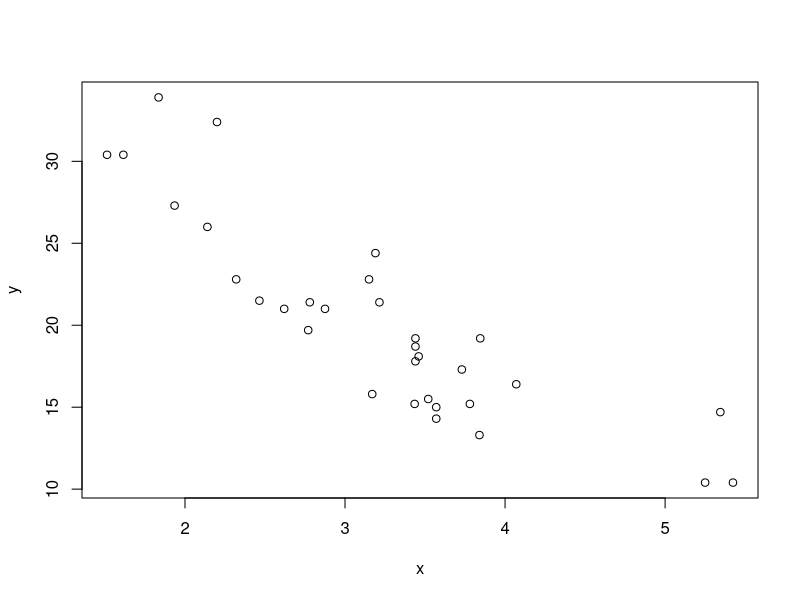
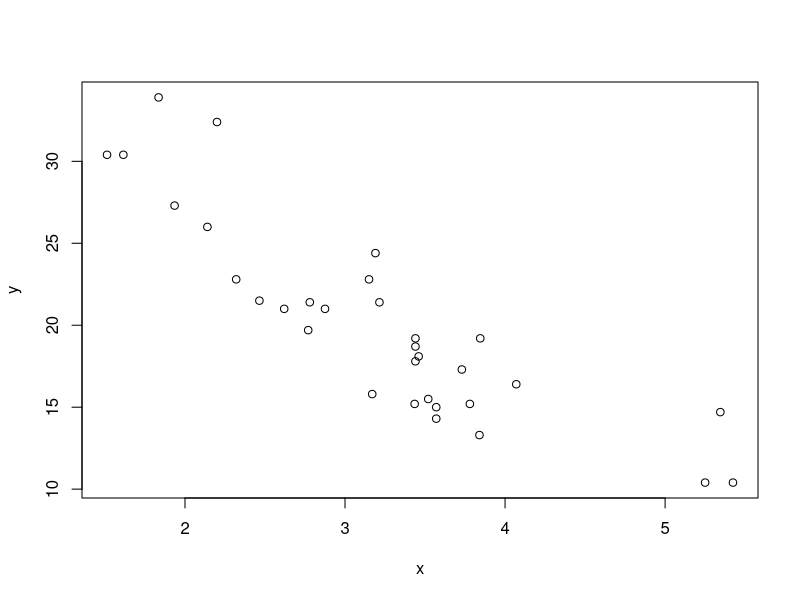

Source code (R) for these figures, in order:
## ---- chunk 1
#| echo: fenced

# Code R

1+1
## ---- chunk 2
#| echo: true
#| lst-label: lst-code
#| lst-cap: "Calcul moyenne"

val = c(10,15,5,2,12,7)
moy = mean(val)
## ---- chunk 3
#| label: "fig-scatter_cars"
#| fig-cap: "**Position top du titre défini dans le `yaml`**"
#| echo: false

data("mtcars")
x <- mtcars$wt
y <- mtcars$mpg
plot(x, y)
## ---- chunk 4
#| label: "tbl-mtcars_df"
#| echo: false
#| tbl-cap: "Base voitures"

data("mtcars")
knitr:: kable(head(mtcars[, 1:4]))
## ---- chunk 5
#| code-fold: true

1+1
## ---- chunk 6
#| code-fold: show

1+1
## ---- chunk 7
data("mtcars")          #<1>
x <- mtcars$wt          #<2>
y <- mtcars$mpg         #<2>
plot(x, y)              #<3> 
## ---- chunk 8
1+1
